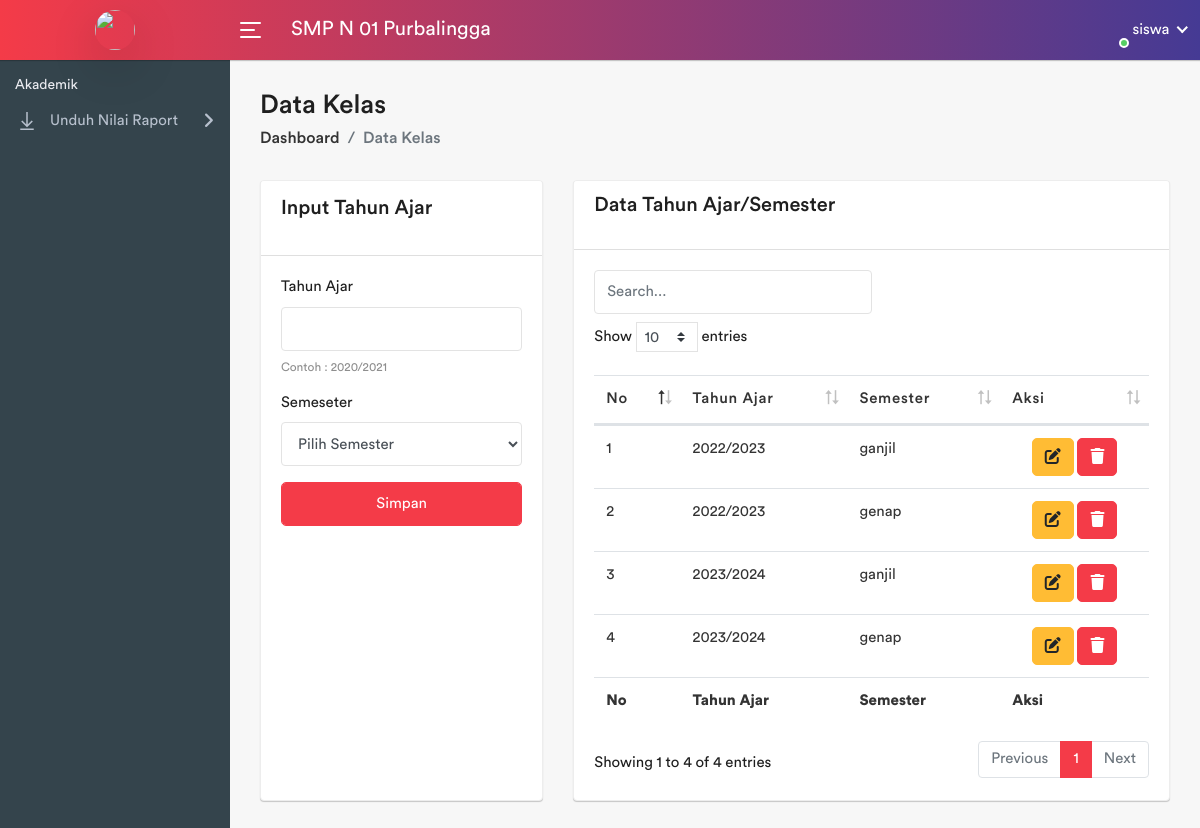
/pages/tahun-ajar/index.php (signed in), run on the app's committed database.
### tables this page shows
CREATE TABLE `sekolah` (
  `sekolah_id` int(11) NOT NULL,
  `nama_sekolah` varchar(100) NOT NULL,
  `npsn` varchar(10) NOT NULL,
  `jenjang` varchar(10) NOT NULL,
  `status` varchar(10) NOT NULL,
  `alamat_sekolah` varchar(255) DEFAULT NULL,
  `tahun_berdiri` int(11) DEFAULT NULL,
  `akreditasi` varchar(10) DEFAULT NULL,
  `kepala_sekolah` varchar(100) DEFAULT NULL,
  `telepon_sekolah` varchar(15) DEFAULT NULL,
  `email_sekolah` varchar(50) DEFAULT NULL,
  `website_sekolah` varchar(100) DEFAULT NULL,
  `gambar` varchar(255) NOT NULL
);

CREATE TABLE `tahun_semester` (
  `tahun_semester_id` int(11) NOT NULL,
  `nama_tahun` varchar(20) NOT NULL,
  `nama_semester` varchar(10) NOT NULL
);

### pages/tahun-ajar/index.php (the view, shortened to what this page needs)
<?php
    require_once '../template/header.php';
    require_once '../template/sidebar.php';
?>
<div class="page-wrapper">
    <div class="content container-fluid">
        <div class="page-header">
            <div class="row">
                <div class="col-sm-12">
                    <h3 class="page-title">Data Kelas</h3>
                    <ul class="breadcrumb">
                        <li class="breadcrumb-item"><a href="../../<?=$_SESSION['mainurl']?>">Dashboard</a></li>
                        <li class="breadcrumb-item active">Data Kelas</li>
                    </ul>
                </div>
            </div>
        </div>
        <div class="row">
            <div class="col-sm-4 d-flex">
                <div class="card flex-fill">
                    <div class="card-header">
                        <div class="card-title">Input Tahun Ajar</div>
                    </div>
                    <div class="card-body">
                        <form action="proses.php" method="POST">
                            <div class="form-group">
                                <label for="tahun">Tahun Ajar</label>
                                <input class="form-control" type="text" name="tahun" id="tahun" maxlength="9" required
                                    pattern="[0-9]{4}/[0-9]{4}">
                                <small class="form-text text-muted">Contoh : 2020/2021</small>
                            </div>
                            <div class="form-group">
                                <label for="semester">Semeseter</label>
                                <select name="semester" id="semester" class="form-control" required>
                                    <option value="">Pilih Semester</option>
                                </select>
                            </div>
                            <div class="form-group">
                                <input id="submit" class="btn btn-primary form-control" type="submit" name="submit"
                                    value="Simpan">
                            </div>
                        </form>
                    </div>
                </div>
            </div>
            <div class="col-sm-8">
                <div class="card flex-fill">
                    <div class="card-header d-flex justify-content-between">
                        <h5 class="card-title">Data Tahun Ajar/Semester</h5>
                    </div>
                    <div class="card-body">
                        <input type="text" id="searchInput" placeholder="Search..." class="form-control col-6 mb-2">
                        <div class="table-responsive">
                            <table class="datatable table table-stripped mb-0">
                                <div class="table-responsive">
                                    <thead>
                                        <tr>
                                            <th>No</th>
                                            <th>Tahun Ajar</th>
                                            <th>Semester</th>
                                            <th>Aksi</th>
                                        </tr>
                                    </thead>
                                    <tfoot>
                                        <tr>
                                            <th>No</th>
                                            <th>Tahun Ajar</th>
                                            <th>Semester</th>
                                            <th>Aksi</th>
                                        </tr>
                                    </tfoot>
                                    <tbody>
                                        <?php
                                        $no = 1;
                                        $query = "Select * from tahun_semester";
                                        $result = mysqli_query($koneksi, $query);
                                        while ($row = mysqli_fetch_assoc($result)) {
                                        ?>
                                        <tr>
                                            <td><?= $no++ ?></td>
                                            <td><?= $row['nama_tahun'] ?></td>
                                            <td><?= $row['nama_semester'] ?></td>
                                            <td class="text-center">
                                                <a href="#" class="btn btn-warning" data-toggle="modal"
                                                    data-target="#editModal<?= $row['tahun_semester_id'] ?>"><i
                                                        class="fa fa-edit"></i></a>
                                                <a href="#" class="btn btn-primary" data-toggle="modal"
                                                    data-target="#deleteModal<?= $row['tahun_semester_id'] ?>"><i
                                                        class="fa fa-trash"></i></a>
                                            </td>
                                        </tr>
                                        <?php
                                        }
                                        ?>
                                    </tbody>
                                </div>
                            </table>
                        </div>
                    </div>
                </div>
            </div>
        </div>
    </div>
</div>
<?php
    require_once '../template/footer.php';

### pages/template/sidebar-siswa.php (shortened to what this page needs)
<body>
    <div class="main-wrapper">
        <div class="header">
            <div class="header-left">
                <a href="../../<?=$_SESSION['mainurl']?>" class="logo">
                    <img src="<?=$_SESSION['foto']?>" width="40" height="40" alt="" class="rounded-circle shadow-lg">
                </a>
            </div>
            <a id="toggle_btn" href="javascript:void(0);">
                <span class="bar-icon">
                    <span></span>
                    <span></span>
                    <span></span>
                </span>
            </a>
            <?php
        $query = "SELECT nama_sekolah FROM sekolah";
        $result = mysqli_query($koneksi, $query);
        $data = mysqli_fetch_assoc($result);
        ?>
            <div class="page-title-box">
                <h3><?=$data['nama_sekolah']?></h3>
            </div>
            <ul class="nav user-menu">
                <li class="nav-item dropdown has-arrow main-drop">
                    <a href="#" class="dropdown-toggle nav-link" data-toggle="dropdown">
                        <span class="user-img"><img src="<?=$_SESSION['foto']?>" alt="">
                            <span class="status online"></span>
                        </span>
                        <span><?=$_SESSION['role']?></span>
                    </a>
                </li>
            </ul>
        </div>
        <div class="sidebar" id="sidebar">
            <div class="sidebar-inner slimscroll">
                <div id="sidebar-menu" class="sidebar-menu">
                    <ul>
                        <li class="menu-title">
                            <span>Akademik</span>
                        </li>
                        <li class="submenu">
                            <a href="#"><i class="la la-download"></i> <span> Unduh Nilai Raport</span> <span
                                    class="menu-arrow"></span></a>
                        </li>
                    </ul>
                </div>
            </div>
        </div>

### data on the page
sekolah: nama_sekolah "SMP N 01 Purbalingga"
tahun_semester: nama_tahun "2022/2023", nama_semester "ganjil"
tahun_semester: nama_tahun "2022/2023", nama_semester "genap"
tahun_semester: nama_tahun "2023/2024", nama_semester "ganjil"
tahun_semester: nama_tahun "2023/2024", nama_semester "genap"

### other printed values
$_SESSION['role'] "siswa"
